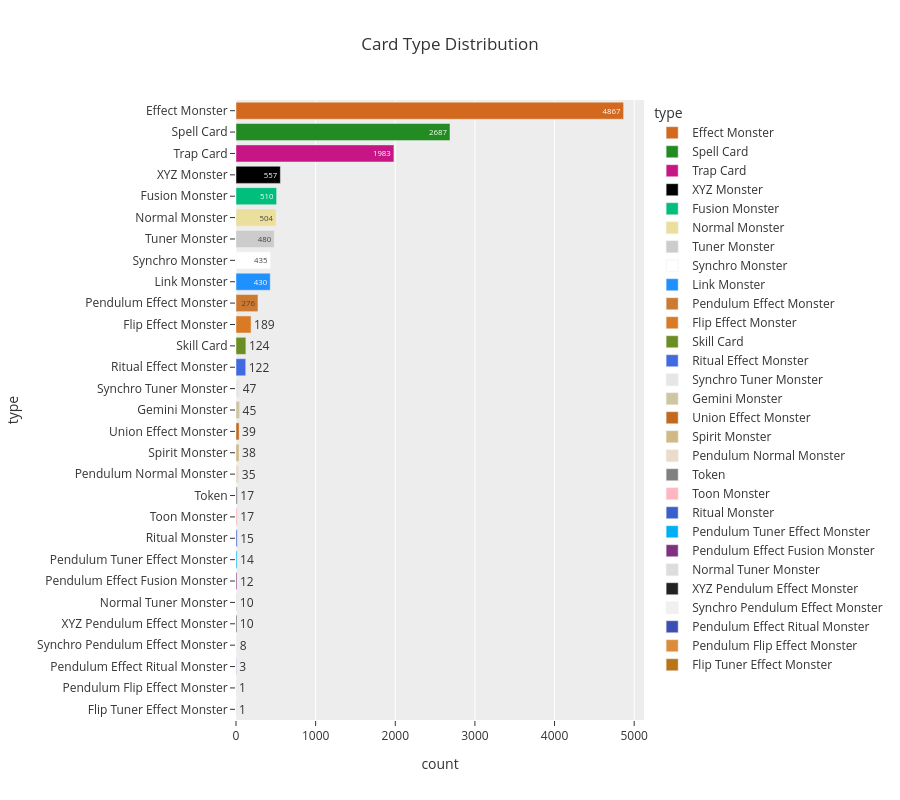

Notebook cell for this chart:
### Code cell
type_counts = data['type'].value_counts().reset_index()
type_counts.columns = ['type', 'count']
fig = px.bar(
    type_counts, 
    x='count',
    y='type', 
    category_orders={'type': type_counts.sort_values('count', ascending=False)['type'].tolist()},
    title="Card Type Distribution",
    text='count',
    color='type',
    color_discrete_map=FRAME_COLORS,
    height=800,
    template='ggplot2'
)
fig.update_yaxes(showgrid=False)
fig.show()

### Figure 1 — Plotly figure (JSON) as saved in the notebook; plotly's stock layout.template omitted (floating-point values rounded to 4 significant figures)
{"data": [{"hovertemplate": "type=%{y}<br>count=%{text}<extra></extra>", "legendgroup": "Effect Monster", "marker": {"color": "#D2691E", "pattern": {"shape": ""}}, "name": "Effect Monster", "orientation": "h", "showlegend": true, "text": [4867.0], "textposition": "auto", "type": "bar", "x": [4867], "xaxis": "x", "y": ["Effect Monster"], "yaxis": "y"}, {"hovertemplate": "type=%{y}<br>count=%{text}<extra></extra>", "legendgroup": "Spell Card", "marker": {"color": "#228B22", "pattern": {"shape": ""}}, "name": "Spell Card", "orientation": "h", "showlegend": true, "text": [2687.0], "textposition": "auto", "type": "bar", "x": [2687], "xaxis": "x", "y": ["Spell Card"], "yaxis": "y"}, {"hovertemplate": "type=%{y}<br>count=%{text}<extra></extra>", "legendgroup": "Trap Card", "marker": {"color": "#C71585", "pattern": {"shape": ""}}, "name": "Trap Card", "orientation": "h", "showlegend": true, "text": [1983.0], "textposition": "auto", "type": "bar", "x": [1983], "xaxis": "x", "y": ["Trap Card"], "yaxis": "y"}, {"hovertemplate": "type=%{y}<br>count=%{text}<extra></extra>", "legendgroup": "XYZ Monster", "marker": {"color": "#000000", "pattern": {"shape": ""}}, "name": "XYZ Monster", "orientation": "h", "showlegend": true, "text": [557.0], "textposition": "auto", "type": "bar", "x": [557], "xaxis": "x", "y": ["XYZ Monster"], "yaxis": "y"}, {"hovertemplate": "type=%{y}<br>count=%{text}<extra></extra>", "legendgroup": "Fusion Monster", "marker": {"color": "#00BF7D", "pattern": {"shape": ""}}, "name": "Fusion Monster", "orientation": "h", "showlegend": true, "text": [510.0], "textposition": "auto", "type": "bar", "x": [510], "xaxis": "x", "y": ["Fusion Monster"], "yaxis": "y"}, {"hovertemplate": "type=%{y}<br>count=%{text}<extra></extra>", "legendgroup": "Normal Monster", "marker": {"color": "#EBDF9E", "pattern": {"shape": ""}}, "name": "Normal Monster", "orientation": "h", "showlegend": true, "text": [504.0], "textposition": "auto", "type": "bar", "x": [504], "xaxis": "x", "y": ["Normal Monster"], "yaxis": "y"}, {"hovertemplate": "type=%{y}<br>count=%{text}<extra></extra>", "legendgroup": "Tuner Monster", "marker": {"color": "#CCCCCC", "pattern": {"shape": ""}}, "name": "Tuner Monster", "orientation": "h", "showlegend": true, "text": [480.0], "textposition": "auto", "type": "bar", "x": [480], "xaxis": "x", "y": ["Tuner Monster"], "yaxis": "y"}, {"hovertemplate": "type=%{y}<br>count=%{text}<extra></extra>", "legendgroup": "Synchro Monster", "marker": {"color": "#FFFFFF", "pattern": {"shape": ""}}, "name": "Synchro Monster", "orientation": "h", "showlegend": true, "text": [435.0], "textposition": "auto", "type": "bar", "x": [435], "xaxis": "x", "y": ["Synchro Monster"], "yaxis": "y"}, {"hovertemplate": "type=%{y}<br>count=%{text}<extra></extra>", "legendgroup": "Link Monster", "marker": {"color": "#1E90FF", "pattern": {"shape": ""}}, "name": "Link Monster", "orientation": "h", "showlegend": true, "text": [430.0], "textposition": "auto", "type": "bar", "x": [430], "xaxis": "x", "y": ["Link Monster"], "yaxis": "y"}, {"hovertemplate": "type=%{y}<br>count=%{text}<extra></extra>", "legendgroup": "Pendulum Effect Monster", "marker": {"color": "#CC7A32", "pattern": {"shape": ""}}, "name": "Pendulum Effect Monster", "orientation": "h", "showlegend": true, "text": [276.0], "textposition": "auto", "type": "bar", "x": [276], "xaxis": "x", "y": ["Pendulum Effect Monster"], "yaxis": "y"}, {"hovertemplate": "type=%{y}<br>count=%{text}<extra></extra>", "legendgroup": "Flip Effect Monster", "marker": {"color": "#D97A25", "pattern": {"shape": ""}}, "name": "Flip Effect Monster", "orientation": "h", "showlegend": true, "text": [189.0], "textposition": "auto", "type": "bar", "x": [189], "xaxis": "x", "y": ["Flip Effect Monster"], "yaxis": "y"}, {"hovertemplate": "type=%{y}<br>count=%{text}<extra></extra>", "legendgroup": "Skill Card", "marker": {"color": "#6B8E23", "pattern": {"shape": ""}}, "name": "Skill Card", "orientation": "h", "showlegend": true, "text": [124.0], "textposition": "auto", "type": "bar", "x": [124], "xaxis": "x", "y": ["Skill Card"], "yaxis": "y"}, {"hovertemplate": "type=%{y}<br>count=%{text}<extra></extra>", "legendgroup": "Ritual Effect Monster", "marker": {"color": "#4169E1", "pattern": {"shape": ""}}, "name": "Ritual Effect Monster", "orientation": "h", "showlegend": true, "text": [122.0], "textposition": "auto", "type": "bar", "x": [122], "xaxis": "x", "y": ["Ritual Effect Monster"], "yaxis": "y"}, {"hovertemplate": "type=%{y}<br>count=%{text}<extra></extra>", "legendgroup": "Synchro Tuner Monster", "marker": {"color": "#E6E6E6", "pattern": {"shape": ""}}, "name": "Synchro Tuner Monster", "orientation": "h", "showlegend": true, "text": [47.0], "textposition": "auto", "type": "bar", "x": [47], "xaxis": "x", "y": ["Synchro Tuner Monster"], "yaxis": "y"}, {"hovertemplate": "type=%{y}<br>count=%{text}<extra></extra>", "legendgroup": "Gemini Monster", "marker": {"color": "#D0C5A2", "pattern": {"shape": ""}}, "name": "Gemini Monster", "orientation": "h", "showlegend": true, "text": [45.0], "textposition": "auto", "type": "bar", "x": [45], "xaxis": "x", "y": ["Gemini Monster"], "yaxis": "y"}, {"hovertemplate": "type=%{y}<br>count=%{text}<extra></extra>", "legendgroup": "Union Effect Monster", "marker": {"color": "#C2691E", "pattern": {"shape": ""}}, "name": "Union Effect Monster", "orientation": "h", "showlegend": true, "text": [39.0], "textposition": "auto", "type": "bar", "x": [39], "xaxis": "x", "y": ["Union Effect Monster"], "yaxis": "y"}, {"hovertemplate": "type=%{y}<br>count=%{text}<extra></extra>", "legendgroup": "Spirit Monster", "marker": {"color": "#D0B983", "pattern": {"shape": ""}}, "name": "Spirit Monster", "orientation": "h", "showlegend": true, "text": [38.0], "textposition": "auto", "type": "bar", "x": [38], "xaxis": "x", "y": ["Spirit Monster"], "yaxis": "y"}, {"hovertemplate": "type=%{y}<br>count=%{text}<extra></extra>", "legendgroup": "Pendulum Normal Monster", "marker": {"color": "#E9DCC9", "pattern": {"shape": ""}}, "name": "Pendulum Normal Monster", "orientation": "h", "showlegend": true, "text": [35.0], "textposition": "auto", "type": "bar", "x": [35], "xaxis": "x", "y": ["Pendulum Normal Monster"], "yaxis": "y"}, {"hovertemplate": "type=%{y}<br>count=%{text}<extra></extra>", "legendgroup": "Token", "marker": {"color": "#808080", "pattern": {"shape": ""}}, "name": "Token", "orientation": "h", "showlegend": true, "text": [17.0], "textposition": "auto", "type": "bar", "x": [17], "xaxis": "x", "y": ["Token"], "yaxis": "y"}, {"hovertemplate": "type=%{y}<br>count=%{text}<extra></extra>", "legendgroup": "Toon Monster", "marker": {"color": "#FFB6C1", "pattern": {"shape": ""}}, "name": "Toon Monster", "orientation": "h", "showlegend": true, "text": [17.0], "textposition": "auto", "type": "bar", "x": [17], "xaxis": "x", "y": ["Toon Monster"], "yaxis": "y"}, {"hovertemplate": "type=%{y}<br>count=%{text}<extra></extra>", "legendgroup": "Ritual Monster", "marker": {"color": "#3A5FCD", "pattern": {"shape": ""}}, "name": "Ritual Monster", "orientation": "h", "showlegend": true, "text": [15.0], "textposition": "auto", "type": "bar", "x": [15], "xaxis": "x", "y": ["Ritual Monster"], "yaxis": "y"}, {"hovertemplate": "type=%{y}<br>count=%{text}<extra></extra>", "legendgroup": "Pendulum Tuner Effect Monster", "marker": {"color": "#00B0F6", "pattern": {"shape": ""}}, "name": "Pendulum Tuner Effect Monster", "orientation": "h", "showlegend": true, "text": [14.0], "textposition": "auto", "type": "bar", "x": [14], "xaxis": "x", "y": ["Pendulum Tuner Effect Monster"], "yaxis": "y"}, {"hovertemplate": "type=%{y}<br>count=%{text}<extra></extra>", "legendgroup": "Pendulum Effect Fusion Monster", "marker": {"color": "#803080", "pattern": {"shape": ""}}, "name": "Pendulum Effect Fusion Monster", "orientation": "h", "showlegend": true, "text": [12.0], "textposition": "auto", "type": "bar", "x": [12], "xaxis": "x", "y": ["Pendulum Effect Fusion Monster"], "yaxis": "y"}, {"hovertemplate": "type=%{y}<br>count=%{text}<extra></extra>", "legendgroup": "Normal Tuner Monster", "marker": {"color": "#DDDDDD", "pattern": {"shape": ""}}, "name": "Normal Tuner Monster", "orientation": "h", "showlegend": true, "text": [10.0], "textposition": "auto", "type": "bar", "x": [10], "xaxis": "x", "y": ["Normal Tuner Monster"], "yaxis": "y"}, {"hovertemplate": "type=%{y}<br>count=%{text}<extra></extra>", "legendgroup": "XYZ Pendulum Effect Monster", "marker": {"color": "#222222", "pattern": {"shape": ""}}, "name": "XYZ Pendulum Effect Monster", "orientation": "h", "showlegend": true, "text": [10.0], "textposition": "auto", "type": "bar", "x": [10], "xaxis": "x", "y": ["XYZ Pendulum Effect Monster"], "yaxis": "y"}, {"hovertemplate": "type=%{y}<br>count=%{text}<extra></extra>", "legendgroup": "Synchro Pendulum Effect Monster", "marker": {"color": "#F0F0F0", "pattern": {"shape": ""}}, "name": "Synchro Pendulum Effect Monster", "orientation": "h", "showlegend": true, "text": [8.0], "textposition": "auto", "type": "bar", "x": [8], "xaxis": "x", "y": ["Synchro Pendulum Effect Monster"], "yaxis": "y"}, {"hovertemplate": "type=%{y}<br>count=%{text}<extra></extra>", "legendgroup": "Pendulum Effect Ritual Monster", "marker": {"color": "#3C50B4", "pattern": {"shape": ""}}, "name": "Pendulum Effect Ritual Monster", "orientation": "h", "showlegend": true, "text": [3.0], "textposition": "auto", "type": "bar", "x": [3], "xaxis": "x", "y": ["Pendulum Effect Ritual Monster"], "yaxis": "y"}, {"hovertemplate": "type=%{y}<br>count=%{text}<extra></extra>", "legendgroup": "Pendulum Flip Effect Monster", "marker": {"color": "#DB8B3A", "pattern": {"shape": ""}}, "name": "Pendulum Flip Effect Monster", "orientation": "h", "showlegend": true, "text": [1.0], "textposition": "auto", "type": "bar", "x": [1], "xaxis": "x", "y": ["Pendulum Flip Effect Monster"], "yaxis": "y"}, {"hovertemplate": "type=%{y}<br>count=%{text}<extra></extra>", "legendgroup": "Flip Tuner Effect Monster", "marker": {"color": "#B97416", "pattern": {"shape": ""}}, "name": "Flip Tuner Effect Monster", "orientation": "h", "showlegend": true, "text": [1.0], "textposition": "auto", "type": "bar", "x": [1], "xaxis": "x", "y": ["Flip Tuner Effect Monster"], "yaxis": "y"}], "layout": {"barmode": "relative", "height": 800, "legend": {"title": {"text": "type"}, "tracegroupgap": 0}, "title": {"text": "Card Type Distribution"}, "xaxis": {"anchor": "y", "domain": [0, 1], "title": {"text": "count"}}, "yaxis": {"anchor": "x", "categoryarray": ["Flip Tuner Effect Monster", "Pendulum Flip Effect Monster", "Pendulum Effect Ritual Monster", "Synchro Pendulum Effect Monster", "XYZ Pendulum Effect Monster", "Normal Tuner Monster", "Pendulum Effect Fusion Monster", "Pendulum Tuner Effect Monster", "Ritual Monster", "Toon Monster", "Token", "Pendulum Normal Monster", "Spirit Monster", "Union Effect Monster", "Gemini Monster", "Synchro Tuner Monster", "Ritual Effect Monster", "Skill Card", "Flip Effect Monster", "Pendulum Effect Monster", "Link Monster", "Synchro Monster", "Tuner Monster", "Normal Monster", "Fusion Monster", "XYZ Monster", "Trap Card", "Spell Card", "Effect Monster"], "categoryorder": "array", "domain": [0, 1], "showgrid": false, "title": {"text": "type"}}}}
